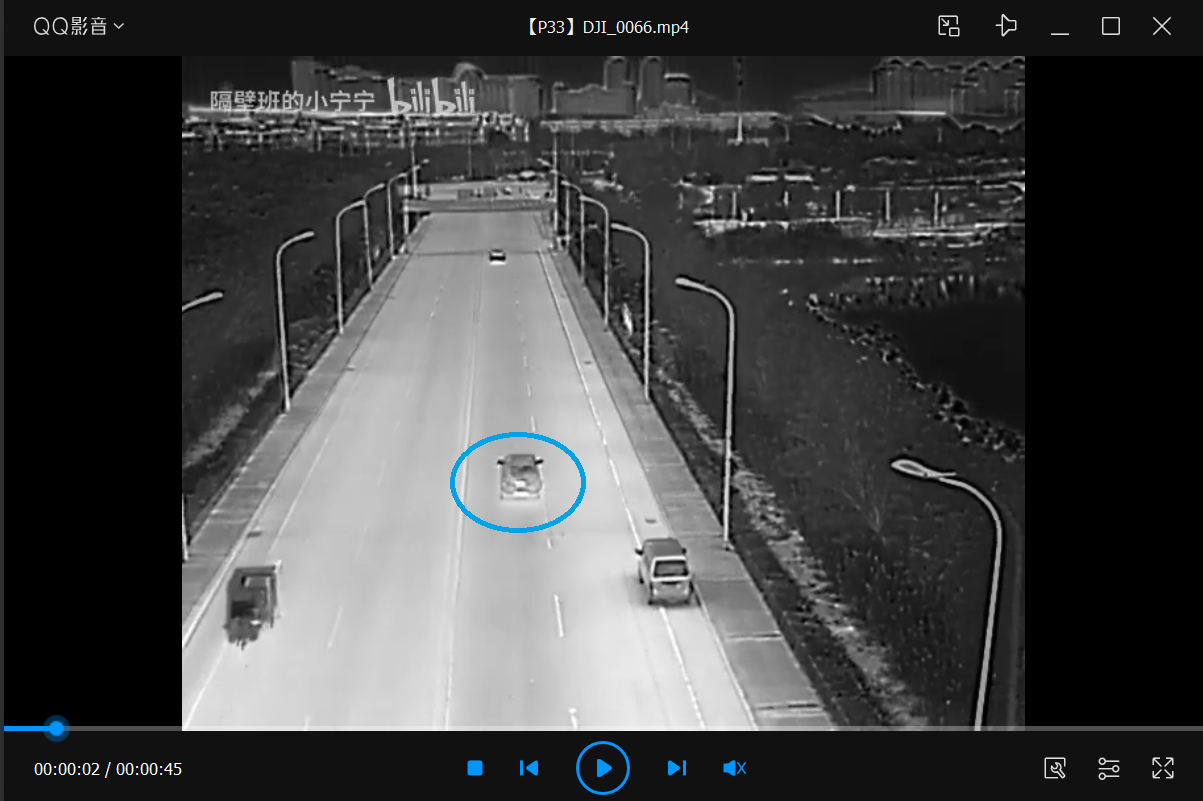
#> input picture data/task2/大疆无人机航拍视频目标.png, 1203 x 801 px, found by its file name
$ python task2_otsu_tracker.py   (older library calls are emulated)
#> lines starting #> are read from the running program, lines starting #| are printed output that depends on the picture; after the words box and inside, x2 and y2 are one past the last pixel; in counts of white or black regions, pixels touching at a corner belong together
### src/classical/ncc.py
import cv2
import numpy as np

_MIN_STD = 1e-5
_DENOM_EPS = 1e-8


def fast_ncc_match(search_img, template):
    """手写 NCC（积分图 + filter2D），等价于 cv2.TM_CCOEFF_NORMED"""
    H, W = search_img.shape
    h, w = template.shape
    if H < h or W < w:
        return -1.0, (0, 0)

    img = search_img.astype(np.float64)
    tpl = template.astype(np.float64)
    N = h * w

    integral = cv2.integral(img)
    integral_sq = cv2.integral(img * img)

    rows, cols = H - h + 1, W - w + 1
    i_idx = np.arange(rows)[:, None]
    j_idx = np.arange(cols)[None, :]

    sum_I = (integral[i_idx + h, j_idx + w]
             - integral[i_idx + h, j_idx]
             - integral[i_idx, j_idx + w]
             + integral[i_idx, j_idx])
    sum_sq = (integral_sq[i_idx + h, j_idx + w]
              - integral_sq[i_idx + h, j_idx]
              - integral_sq[i_idx, j_idx + w]
              + integral_sq[i_idx, j_idx])

    mean_I = sum_I / N
    var_I = sum_sq / N - mean_I * mean_I
    var_I = np.maximum(var_I, 0.0)
    std_I = np.sqrt(var_I * N)

    t_mean = tpl.mean()
    t_diff = tpl - t_mean
    t_std = np.sqrt(np.sum(t_diff * t_diff))
    if t_std < _MIN_STD:
        return -1.0, (0, 0)
    t_sum = tpl.sum()

    corr = cv2.filter2D(img, cv2.CV_64F, tpl, anchor=(0, 0))
    corr = corr[:rows, :cols]

    numerator = corr - mean_I * t_sum
    denominator = std_I * t_std
    ncc_map = np.full((rows, cols), -1.0, dtype=np.float64)
    valid = std_I > _MIN_STD
    ncc_map[valid] = numerator[valid] / (denominator[valid] + _DENOM_EPS)

    max_idx = np.unravel_index(np.argmax(ncc_map), ncc_map.shape)
    score = float(ncc_map[max_idx])
    y, x = max_idx
    return score, (x, y)

### src/improved/task2_otsu_tracker.py
"""Task 2 — 道路坐标追踪（Canny + 中心线拟合）。

用 Canny 边缘 + HoughLinesP 检测左右道路边界，
拟合道路中心线，采样固定点，基于中心线做 (lateral, arc_length) 坐标映射。
道路模型每 N 帧刷新（不受遮挡影响）。

输出路径: output/improved/task2_otsu/
"""

import cv2
import numpy as np
import os
import sys
from collections import deque

sys.path.insert(0, os.path.join(os.path.dirname(__file__), '..'))
from classical.ncc import fast_ncc_match
from classical.scene_motion import SceneMotionEstimator
from classical.motion import KalmanTracker

# ======================== 模板提取 ========================
TM_HSV_LOWER = np.array([75, 20, 20])
TM_HSV_UPPER = np.array([150, 255, 255])
TM_BORDER_MASK_RATIO = 0.1
TM_MORPH_KERNEL = (3, 3)
TM_MORPH_ITER = 1
TM_MIN_CONTOUR_AREA = 30
TM_POS_BIAS_X = -0.1
TM_POS_DECAY_W = 0.2
TM_TEMPLATE_PAD = 2

# ======================== 锚点扫描 ========================
ANCHOR_MAX_SCAN = 600
ANCHOR_SCAN_STEP = 2
ANCHOR_MIN_SCORE = 0.4
ANCHOR_ROI_RATIO = 2

# ======================== 反向追踪 ========================
REV_PAD = 50
REV_SCALES = [0.92, 0.96, 1.0, 1.04]
REV_MIN_SCORE = 0.4
REV_MIN_SIZE = 8

# ======================== 道路检测（Otsu 分割）========================
ROAD_DETECT_INTERVAL = 1
ROAD_SAMPLE_N = 60           # 中心线采样点数
ROAD_POLY_DEG = 3            # 多项式阶数

# ======================== 道路坐标约束 ========================
ROAD_SPEED_EMA = 0.5
ROAD_X_THRESH = 25.0       # 横向一致性阈值（像素）
ROAD_Z_THRESH = 50.0       # 纵向一致性阈值（像素）

# ======================== 跳变检测 ========================
JUMP_WINDOW = 8            # delta 历史窗口
JUMP_LAT_MULT = 2.5        # lateral delta > median * MULT -> 跳变
JUMP_ARC_MULT = 2.5        # arc delta > median * MULT -> 跳变
JUMP_LAT_ABS_MIN = 15.0    # lateral 跳变绝对下限（像素）
JUMP_ARC_ABS_MIN = 30.0    # arc 跳变绝对下限（像素）

# ======================== 中心线抖动抑制 ========================
RD_JITTER_THRESH = 8.0     # 平均偏差 > 此值 -> 判定抖动，加重旧权重
RD_LOSS_THRESH = 25.0      # 平均偏差 > 此值 -> 检测失败，完全沿用旧中心线
RD_JITTER_EMA = 0.85       # 抖动时旧中心线权重
RD_NORMAL_EMA = 0.5        # 正常时新旧权重
RD_COOLDOWN = 5            # 路检失败后冷却帧数

# ======================== 正向追踪 ========================
FWD_SCALES = [0.80, 0.88, 0.94, 1.0, 1.06, 1.12]
FWD_PAD = 60
FWD_MIN_SIZE = 8
FWD_NCC_GOOD = 0.32
FWD_NCC_MARGINAL = 0.20
FWD_LOST_MAX = 40

# ======================== 前景加权 ========================
FG_ALPHA_HEALTHY = 0.6
FG_ALPHA_REDUCED = 0.25

# ======================== 模板更新 ========================
TPL_INTERVAL = 8
TPL_BLEND = 0.15
TPL_SCALE_TRIGGER = 0.80
TPL_TRIGGER_BLEND = 0.35
TPL_SCALE_BAND = 0.6
TPL_MIN_PATCH = 8

# ======================== 通用 ========================
TRAJ_MAXLEN = 2000
PROG_INTERVAL = 50

FONT = cv2.FONT_HERSHEY_SIMPLEX
C_GREEN = (0, 255, 0)
C_RED = (0, 0, 255)
C_BLUE = (255, 0, 0)
C_ORANGE = (255, 165, 0)
C_YELLOW = (0, 255, 255)


# ================================================================
#  道路路径模型（Canny -> 中心线拟合 -> 坐标映射）
# ================================================================
class RoadPathModel:
    """道路中心线模型，由 RoadPathDetector 构建。

    存储沿道路中心线的采样点、累积弧长、多项式拟合。
    提供 image ↔ road-path (lateral, arc_length) 坐标映射。
    """

    # [51 lines left out: functions __init__, image_to_path, path_to_image, not called in this run]


# ================================================================
#  道路路径检测器
# ================================================================
class RoadPathDetector:
    """Otsu 分割道路区域 -> 左右边界 -> 中心线拟合。"""

    # [104 lines left out: functions __init__, detect, not called in this run]


# ================================================================
#  道路运动模型
# ================================================================
class RoadMotionModel:
    """在道路坐标 (X, Z) 中维持速度估计 + 跳变检测。"""

    # [143 lines left out: functions __init__, update, predict, reset_at, check_jump, foreground_weighted_ncc, not called in this run]


# ================================================================
#  模板提取
# ================================================================
def extract_template_from_ref(ref_path):
#> called with ref_path = 'data/task2/大疆无人机航拍视频目标.png'
    print(f"从参考图提取模板: {ref_path}")
    img = cv2.imread(ref_path)
#> img is the input picture: shape (801, 1203, 3); mean B, G, R 66.6, 66.3, 65.7
    if img is None:
        raise FileNotFoundError(f"无法读取参考图: {ref_path}")

    h, w = img.shape[:2]
    hsv = cv2.cvtColor(img, cv2.COLOR_BGR2HSV)
#> hsv: shape (801, 1203, 3); mean H, S, V 0.6, 1.4, 66.7
    mask = cv2.inRange(hsv, TM_HSV_LOWER, TM_HSV_UPPER)
#> mask: shape (801, 1203); 0.54% white; 87 white regions (69 under 20 px), largest, box (x1, y1, x2, y2) and area: (450, 432, 586, 533) 1802, (4, 715, 71, 743) 844, (576, 741, 630, 795) 652
    mask[:int(h * TM_BORDER_MASK_RATIO), :] = 0
    mask[int(h * (1.0 - TM_BORDER_MASK_RATIO)):, :] = 0
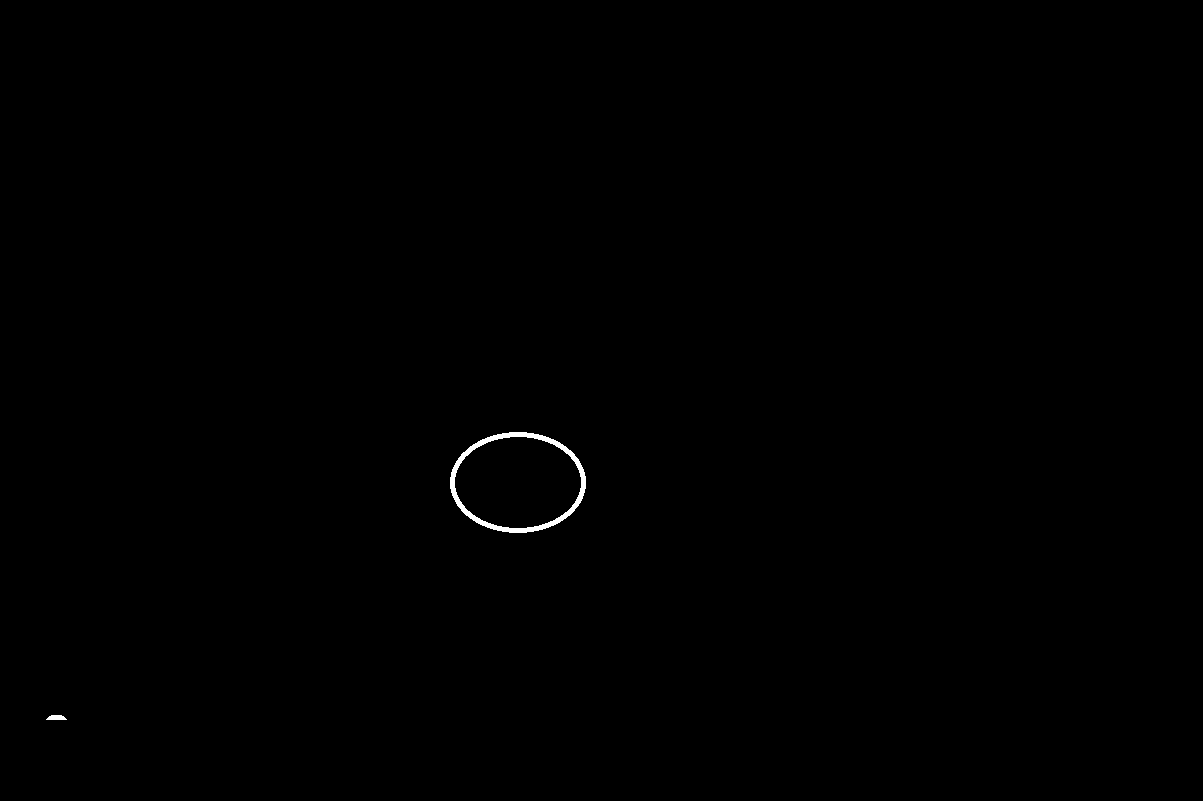
#> mask: shape (801, 1203); 0.2% white; 2 white regions

    kernel = np.ones(TM_MORPH_KERNEL, np.uint8)
    mask = cv2.morphologyEx(mask, cv2.MORPH_CLOSE, kernel, iterations=TM_MORPH_ITER)

    contours, _ = cv2.findContours(mask, cv2.RETR_EXTERNAL, cv2.CHAIN_APPROX_SIMPLE)
#> contours = 2 contours; box (x1, y1, x2, y2) and area: (450, 432, 586, 533) 10622, (46, 715, 67, 720) 62
    if not contours:
        raise ValueError("未找到彩色区域")

    best_contour = None
    best_score = -1
    img_center = (w // 2, h // 2)
    for cnt in contours:
        area = cv2.contourArea(cnt)
        if area < TM_MIN_CONTOUR_AREA:
            continue
        perimeter = cv2.arcLength(cnt, True)
        if perimeter == 0:
            continue
        circularity = 4 * np.pi * area / (perimeter * perimeter)
        M = cv2.moments(cnt)
        if M['m00'] == 0:
            continue
        cx = M['m10'] / M['m00']
        cy = M['m01'] / M['m00']
        dist = np.sqrt((cx - img_center[0] + TM_POS_BIAS_X * w) ** 2
                       + (cy - img_center[1]) ** 2)
        pos_score = np.exp(-dist / (TM_POS_DECAY_W * w))
        score = area * circularity * pos_score
        if score > best_score:
            best_score = score
            best_contour = (cnt, (cx, cy))
#> this loop made 2 passes
#> (area, perimeter, circularity, cx, cy, dist, pos_score, score) on passes 1 to 2: (62, 43.31, 0.415, 56, 717.2, 737.1, 0.0467, 1.2), (10622, 392.7, 0.866, 517.5, 482, 219.6, 0.401, 3690.5)
#> after the loop, best_contour = 2 items, first 2: contour of 174 points, box (x1, y1, x2, y2) (450, 432, 586, 533), area 10622, (517.5, 482); best_score = 3690.5

    if best_contour is None:
        raise ValueError("没有找到合适的轮廓")

    cnt, _ = best_contour
#> cnt = contour of 174 points, box (x1, y1, x2, y2) (450, 432, 586, 533), area 10622
    # 拟合椭圆 -> 内接矩形（切掉四角，比包围盒更紧）
    ellipse = cv2.fitEllipse(cnt)
#> ellipse = ((517.5, 482), (100.1, 135.1), 90.01)
    (ecx, ecy), (major, minor), angle = ellipse
#> ecx = 517.5; ecy = 482; major = 100.1; minor = 135.1; angle = 90.01
    a, b = major / 2, minor / 2
#> a = 50.06; b = 67.55
    # 椭圆内接矩形半宽/半高: a/√2, b/√2
    iw = a * np.sqrt(2)
#> iw = 70.79
    ih = b * np.sqrt(2)
#> ih = 95.53
    # 内接矩形四角（旋转前）
    half = np.array([[-iw/2, -ih/2], [iw/2, -ih/2],
                     [iw/2, ih/2], [-iw/2, ih/2]])
#> half = [[-35.4, -47.77], [35.4, -47.77], [35.4, 47.77], [-35.4, 47.77]]
    theta = np.radians(angle)
#> theta = 1.57
    R = np.array([[np.cos(theta), -np.sin(theta)],
                  [np.sin(theta),  np.cos(theta)]])
#> R = [[-9.77e-05, -1], [1, -9.77e-05]]
    rotated = half @ R.T
#> rotated = [[47.77, -35.39], [47.76, 35.4], [-47.77, 35.39], [-47.76, -35.4]]
    rotated[:, 0] += ecx
    rotated[:, 1] += ecy
    pad = TM_TEMPLATE_PAD
    x1 = max(0, int(np.min(rotated[:, 0])) - pad)
#> x1 = 467
    y1 = max(0, int(np.min(rotated[:, 1])) - pad)
#> y1 = 444
    x2 = min(w, int(np.max(rotated[:, 0])) + pad)
#> x2 = 567
    y2 = min(h, int(np.max(rotated[:, 1])) + pad)
#> y2 = 519
    patch = img[y1:y2, x1:x2]
    gray_patch = cv2.cvtColor(patch, cv2.COLOR_BGR2GRAY)

    out_dir = "output/improved/task2_otsu"
    os.makedirs(out_dir, exist_ok=True)
    cv2.imwrite(os.path.join(out_dir, "auto_template.png"), gray_patch)
    print(f"模板: {gray_patch.shape[1]}x{gray_patch.shape[0]}")
#| 模板: 100x75
    return gray_patch


# ================================================================
#  主程序
# ================================================================
def main():
    # 固定随机种子，确保跨平台 RANSAC / SIFT 结果一致
    np.random.seed(0)
    cv2.setRNGSeed(0)

    video_path = "data/task2/大疆无人机航拍视频.mp4"
    ref_image_path = "data/task2/大疆无人机航拍视频目标.png"
    output_dir = "output/improved/task2_otsu"
    os.makedirs(output_dir, exist_ok=True)

    if not os.path.exists(video_path):
        print(f"错误: 视频文件不存在 {video_path}")
        return
    if not os.path.exists(ref_image_path):
        print(f"错误: 参考图不存在 {ref_image_path}")
        return

    try:
        base_template = extract_template_from_ref(ref_image_path)
    except Exception as e:
        print(f"模板提取失败: {e}")
        return

    cap = cv2.VideoCapture(video_path)
    fps = int(cap.get(cv2.CAP_PROP_FPS))
    width = int(cap.get(cv2.CAP_PROP_FRAME_WIDTH))
    height = int(cap.get(cv2.CAP_PROP_FRAME_HEIGHT))
    total_frames = int(cap.get(cv2.CAP_PROP_FRAME_COUNT))
    print(f"视频: {width}x{height}, {fps}fps, ~{total_frames} 帧")

    base_w, base_h = base_template.shape[1], base_template.shape[0]

    # ==================== 阶段一：锚点扫描 ====================
    print("阶段一：锚点扫描...")
    max_scan = min(ANCHOR_MAX_SCAN, total_frames)
    anchor_idx = -1
    anchor_box = None
    best_anchor_score = ANCHOR_MIN_SCORE
    scan_frames = []
    scan_grays = []
    frame_idx = 0

    while frame_idx < max_scan:
        ret, frame = cap.read()
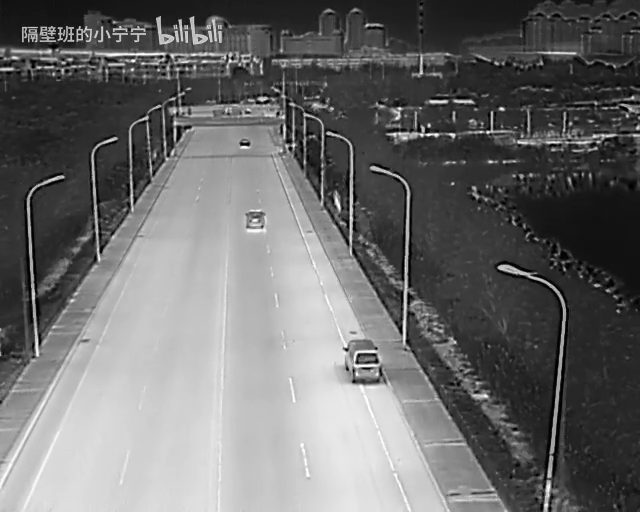
#> input picture frame 34 of data/task2/大疆无人机航拍视频.mp4, 640 x 512 px
#> frame is the input picture: shape (512, 640, 3); min 0, max 255, mean 107.5
        if not ret:
            break
        scan_frames.append(frame)
        gray = cv2.cvtColor(frame, cv2.COLOR_BGR2GRAY)
        scan_grays.append(gray)
        if frame_idx % ANCHOR_SCAN_STEP == 0:
            roi = gray[height // ANCHOR_ROI_RATIO:, :]
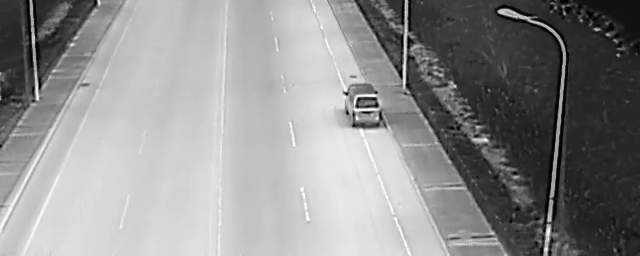
#> roi: shape (256, 640); min 0, max 255, mean 142.6
            off_y = height // ANCHOR_ROI_RATIO
            score, (lx, ly) = fast_ncc_match(roi, base_template)
#> in fast_ncc_match, `integral = cv2.integral(img)`:
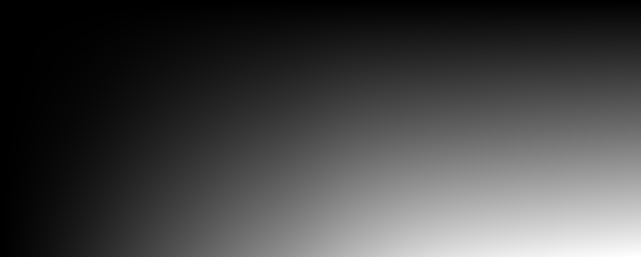
#> integral: shape (257, 641) float64; min 0, max 23362967, mean 6301172.6; drawn with min black and max white
#> in fast_ncc_match, `sum_I = (integral[i_idx + h, j_idx + w] - integral[i_idx + h, j_idx] -..`:
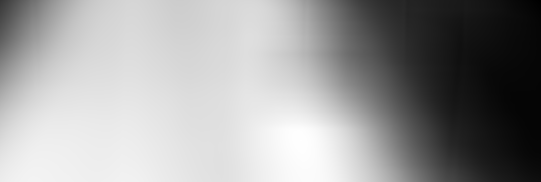
#> sum_I: shape (182, 541) float64; min 291935, max 1683709, mean 1146418.5; drawn with min black and max white
#> in fast_ncc_match, `mean_I = sum_I / N`:
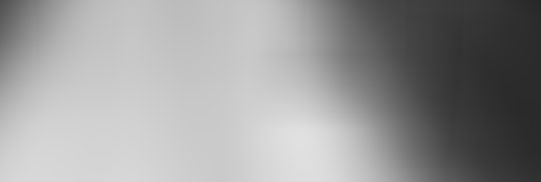
#> mean_I: shape (182, 541) float64; min 38.92, max 224.5, mean 152.9
#> in fast_ncc_match, `var_I = sum_sq / N - mean_I * mean_I`:
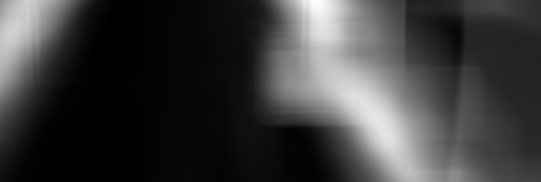
#> var_I: shape (182, 541) float64; min 12.48, max 3932, mean 939.6; drawn with min black and max white
#> in fast_ncc_match, `t_mean = tpl.mean()`: t_mean = 183.1
#> (the rest of the program and of its run is left out)
